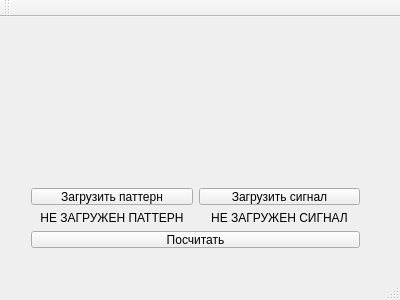
<?xml version="1.0" encoding="UTF-8"?>
<ui version="4.0">
 <class>MainWindow</class>
 <widget class="QMainWindow" name="MainWindow">
  <property name="geometry">
   <rect>
    <x>0</x>
    <y>0</y>
    <width>400</width>
    <height>300</height>
   </rect>
  </property>
  <property name="windowTitle">
   <string>MainWindow</string>
  </property>
  <widget class="QWidget" name="centralWidget">
   <widget class="QWidget" name="">
    <property name="geometry">
     <rect>
      <x>20</x>
      <y>160</y>
      <width>351</width>
      <height>81</height>
     </rect>
    </property>
    <layout class="QVBoxLayout" name="verticalLayout">
     <item>
      <layout class="QHBoxLayout" name="horizontalLayout">
       <item>
        <widget class="QPushButton" name="pbLoadPattern">
         <property name="text">
          <string>Загрузить паттерн</string>
         </property>
        </widget>
       </item>
       <item>
        <widget class="QPushButton" name="pbLoadSignal">
         <property name="text">
          <string>Загрузить сигнал</string>
         </property>
        </widget>
       </item>
      </layout>
     </item>
     <item>
      <layout class="QHBoxLayout" name="horizontalLayout_2">
       <item>
        <widget class="QLabel" name="lPatternLoaded">
         <property name="text">
          <string>НЕ ЗАГРУЖЕН ПАТТЕРН</string>
         </property>
         <property name="alignment">
          <set>Qt::AlignCenter</set>
         </property>
        </widget>
       </item>
       <item>
        <widget class="QLabel" name="lSignalLoaded">
         <property name="text">
          <string>НЕ ЗАГРУЖЕН СИГНАЛ</string>
         </property>
         <property name="alignment">
          <set>Qt::AlignCenter</set>
         </property>
        </widget>
       </item>
      </layout>
     </item>
     <item>
      <widget class="QPushButton" name="pbCalc">
       <property name="text">
        <string>Посчитать</string>
       </property>
      </widget>
     </item>
    </layout>
   </widget>
  </widget>
  <widget class="QMenuBar" name="menuBar">
   <property name="geometry">
    <rect>
     <x>0</x>
     <y>0</y>
     <width>400</width>
     <height>21</height>
    </rect>
   </property>
  </widget>
  <widget class="QToolBar" name="mainToolBar">
   <attribute name="toolBarArea">
    <enum>TopToolBarArea</enum>
   </attribute>
   <attribute name="toolBarBreak">
    <bool>false</bool>
   </attribute>
  </widget>
  <widget class="QStatusBar" name="statusBar"/>
 </widget>
 <layoutdefault spacing="6" margin="11"/>
 <resources/>
 <connections/>
</ui>
